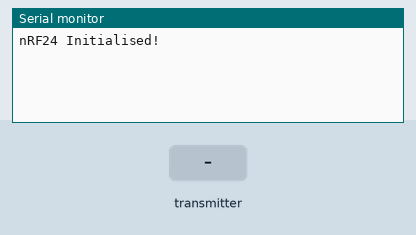
Simulated run of this sketch. Board: Arduino Uno, built with avr-gcc and run on an emulated ATmega328P. On the bench: the last lines printed to the serial monitor. The test bench sets the inputs (shaded band). No radio packets arrive unless stated.

Above: at 1.2 s.
1.3 s: the transmitter starts sending temperature = 0
At 1.41 s:
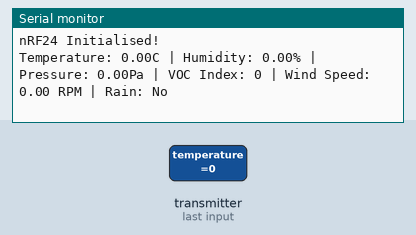
3.2 s: the transmitter starts sending humidity = 25
At 3.29 s:
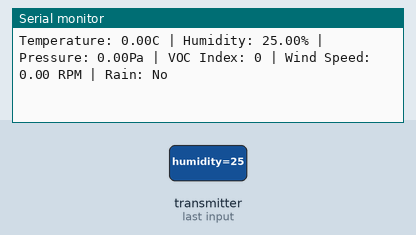
6.2 s: the transmitter starts sending rpm = 25
At 6.4 s:
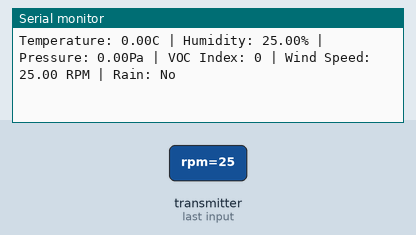
9.2 s: the transmitter starts sending index = 256
At 9.44 s:
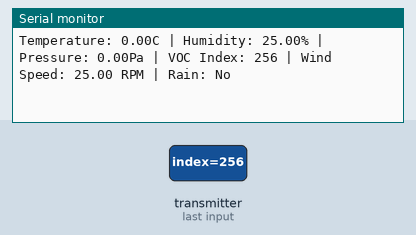
12.2 s: the transmitter starts sending rain = 0
At 12.3 s:
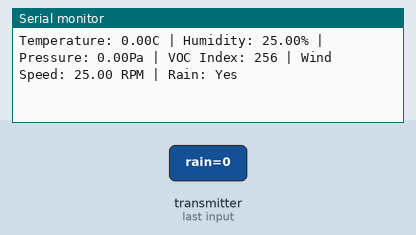
14.2 s: the transmitter starts sending temperature = 25
At 14.49 s:
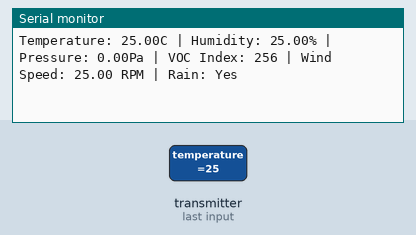

The sketch:

Experiment_4_Receiver.ino
```cpp
/*
Title: Weather Station Receiver Experiment 4
Programmer: Justin Lam
Date: 15/02/23
Description: Experiment to test RTC and receiving temperature, humidity, pressure, wind speed, VOC index and if it is raining.
*/

#include <SPI.h>
#include <nRF24L01.h>
#include <RF24.h>

const int CEPin = 7; // nRF24 chip enable pin.
const int CSNPin = 8; // nRF24 chip select pin.
const byte address[6] = "00001"; // Define the address through which the radios will use to communicate.

struct dataPackage { // Declaration and definition of a struct that contains the data.
  float temperature = 0.0;
  float humidity = 0.0;
  float pressure = 0.0;
  float rpm = 0.0;
  int index = 0;
  int rain = 1;
};

RF24 radio(CEPin, CSNPin); // Declare and initialise the radio where CE and CSN are digital pins 7 and 8 respectively.
dataPackage data; // Declare the data struct named "data".

void setup() {
  Serial.begin(9600); // Initialise serial communication.

  // Radio Intialisation
  if (!radio.begin()) { // Check if the module is connected.
    Serial.println("Error: nRF24 radio not responding!");
    Serial.println("Please check wiring and code...");
    while (1);
  }
  else {
    radio.openReadingPipe(0, address); // Set the address for receiving.
    radio.setPALevel(RF24_PA_LOW); // Set the amplification of the radio to low.
    radio.startListening(); // Start receiving.
    Serial.println("nRF24 Initialised!");
  }
}

void loop() {
  if (radio.available()) { // Check if receiving data.
    radio.read(&data, sizeof(dataPackage)); // Read data received.
    // Print the data on the serial monitor.
    Serial.print("Temperature: ");
    Serial.print(data.temperature);
    Serial.print("C | Humidity: ");
    Serial.print(data.humidity);
    Serial.print("% | Pressure: ");
    Serial.print(data.pressure);
    Serial.print("Pa | VOC Index: ");
    Serial.print(data.index);
    Serial.print(" | Wind Speed: ");
    Serial.print(data.rpm);
    Serial.print(" RPM | Rain: ");

    if (data.rain == 0) { // Print yes of rain sensor returns a logic low.
      Serial.println("Yes");
    }
    else { // Print no if rain sensor returns a logic high.
      Serial.println("No");
    }
  }
}
```

Measured:
- after the input at 1.3 s, the serial monitor: prints a new line at once (image 1)
- after the input at 3.2 s, the serial monitor: prints a new line after 0.09 s (image 2)
- after the input at 6.2 s, the serial monitor: prints a new line after 0.09 s (image 3)
- after the input at 9.2 s, the serial monitor: prints a new line after 0.12 s (image 4)
- after the input at 12.2 s, the serial monitor: prints a new line after 0.10 s (image 5)
- after the input at 14.2 s, the serial monitor: prints a new line after 0.18 s (image 6)
